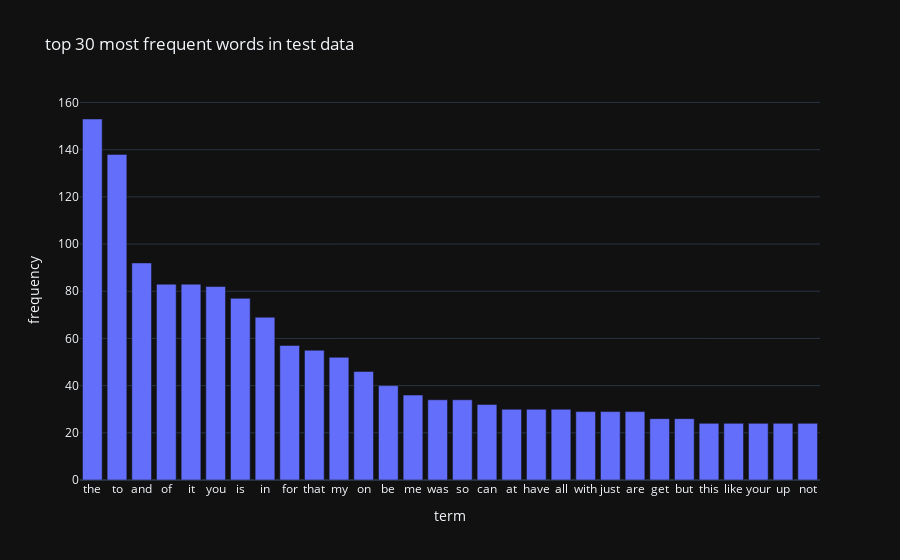

The notebook cell this image was saved under:
### Code cell
# make dataframe and sort by frequency
df_plot = pd.DataFrame({
    "term": tterms,
    "frequency": tterm_frequencies
}).sort_values("frequency", ascending=False)

# plot top 30 
df_plot = df_plot.head(30)

# plot
fig = px.bar(df_plot, x="term", y="frequency", 
             title="top 30 most frequent words in test data")

fig.update_layout(template="plotly_dark")
fig.show()

### Figure 1 — Plotly figure (JSON) as saved in the notebook; plotly's stock layout.template omitted (floating-point values rounded to 4 significant figures)
{"data": [{"hovertemplate": "term=%{x}<br>frequency=%{y}<extra></extra>", "legendgroup": "", "marker": {"color": "#636efa", "pattern": {"shape": ""}}, "name": "", "orientation": "v", "showlegend": false, "textposition": "auto", "type": "bar", "x": ["the", "to", "and", "of", "it", "you", "is", "in", "for", "that", "my", "on", "be", "me", "was", "so", "can", "at", "have", "all", "with", "just", "are", "get", "but", "this", "like", "your", "up", "not"], "xaxis": "x", "y": [153, 138, 92, 83, 83, 82, 77, 69, 57, 55, 52, 46, 40, 36, 34, 34, 32, 30, 30, 30, 29, 29, 29, 26, 26, 24, 24, 24, 24, 24], "yaxis": "y"}], "layout": {"barmode": "relative", "legend": {"tracegroupgap": 0}, "title": {"text": "top 30 most frequent words in test data"}, "xaxis": {"anchor": "y", "domain": [0, 1], "title": {"text": "term"}}, "yaxis": {"anchor": "x", "domain": [0, 1], "title": {"text": "frequency"}}}}
